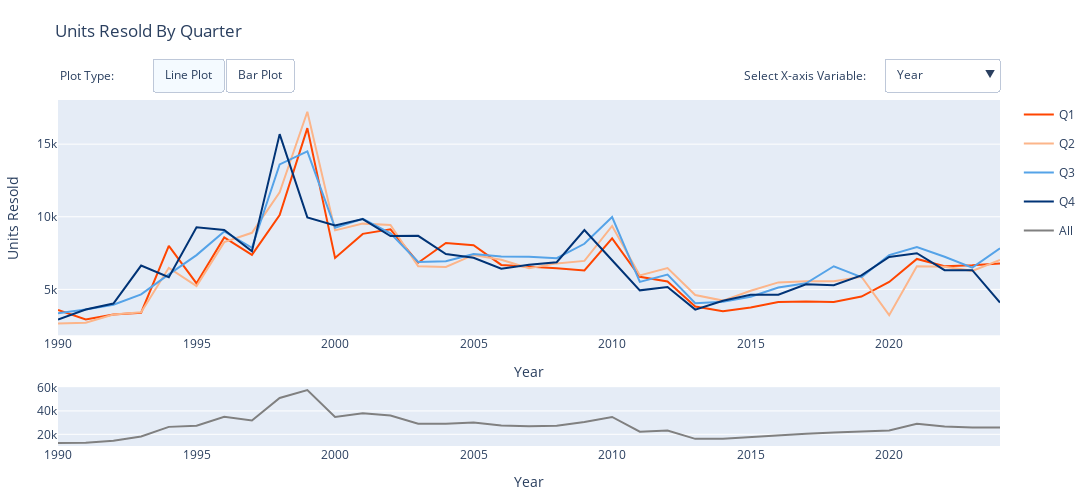

Here is the notebook cell this chart was saved with:
### Code cell
catplots(df_p, x_vars, 'quarter', 'Units Resold By Quarter', 'count')
